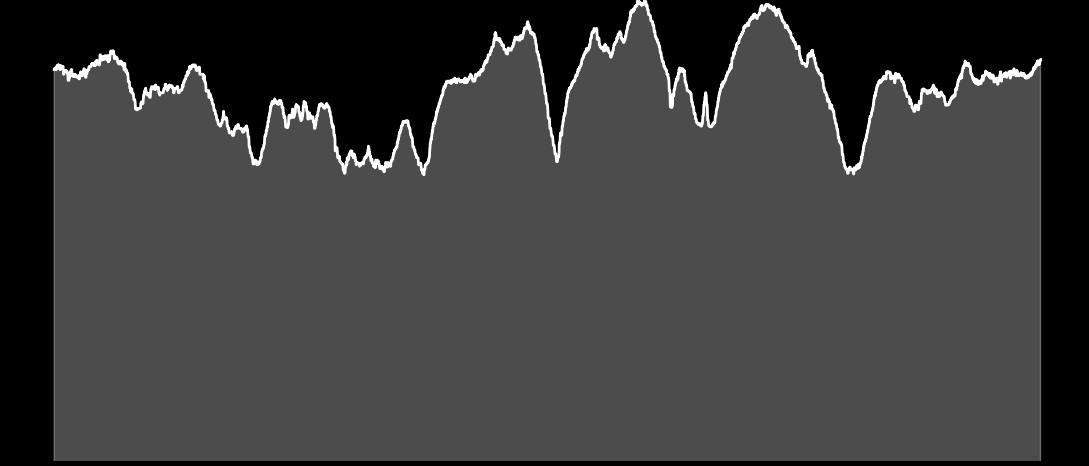

This chart was generated by the following Python code:
import sys
import matplotlib.pyplot as plt
from fitparse import FitFile
import numpy as np

# 用于将 fit 文件中的位置信息（经纬度）转换为度
def convert_semicircles_to_degrees(semicircle):
    return semicircle * (180.0 / 2**31)

# 计算两点之间的距离
def calculate_distance(lat1, lon1, lat2, lon2):
    # 将经纬度转换为弧度
    lat1, lon1, lat2, lon2 = map(np.radians, [lat1, lon1, lat2, lon2])
    
    # 地球半径 (km)
    R = 6371.0
    
    # 计算经纬度差值
    dlat = lat2 - lat1
    dlon = lon2 - lon1
    
    # 使用 Haversine 公式计算两点间距离
    a = np.sin(dlat/2.0)**2 + np.cos(lat1) * np.cos(lat2) * np.sin(dlon/2.0)**2
    c = 2 * np.arctan2(np.sqrt(a), np.sqrt(1 - a))
    
    distance = R * c * 1000  # 转换为米
    return distance

# 解析 .fit 文件获取经纬度和高度
def parse_fit_file(file_path):
    fitfile = FitFile(file_path)
    latitudes = []
    longitudes = []
    altitudes = []  # 存储高度数据

    # 遍历所有的记录，找到包含位置和高度信息的记录
    for record in fitfile.get_messages('record'):
        # 获取纬度、经度和高度
        latitude = record.get_value('position_lat')
        longitude = record.get_value('position_long')
        altitude = record.get_value('altitude')

        if latitude is not None and longitude is not None and altitude is not None:
            latitudes.append(convert_semicircles_to_degrees(latitude))
            longitudes.append(convert_semicircles_to_degrees(longitude))
            altitudes.append(altitude)

    return latitudes, longitudes, altitudes

# 绘制高度变化图
def plot_altitude_change(latitudes, longitudes, altitudes):
    plt.figure(figsize=(14, 6))

    # 计算每个点的距离
    distances = [0]
    for i in range(1, len(latitudes)):
        dist = calculate_distance(latitudes[i-1], longitudes[i-1], latitudes[i], longitudes[i])
        distances.append(distances[-1] + dist)

    # 绘制高度变化曲线
    plt.plot(distances, altitudes, color='white', linewidth=2)

    # 填充曲线下方的区域
    plt.fill_between(distances, 0, altitudes, color='white', alpha=0.3)

    # 设置背景为黑色
    plt.gca().set_facecolor('black')

    # 隐藏 x, y 轴标签
    plt.xticks([])
    plt.yticks([])
    plt.ylim(40, np.max(altitudes))
    # 保存图像，保证背景透明度和背景颜色
    plt.savefig('altitude.png', bbox_inches='tight', pad_inches=0, facecolor='black')

# 主函数
def main(file):
    file_path = file  # 根据您的说明更改为 'test.fit'
    latitudes, longitudes, altitudes = parse_fit_file(file_path)
    plot_altitude_change(latitudes, longitudes, altitudes)

# 调用主函数
main(sys.argv[1])

